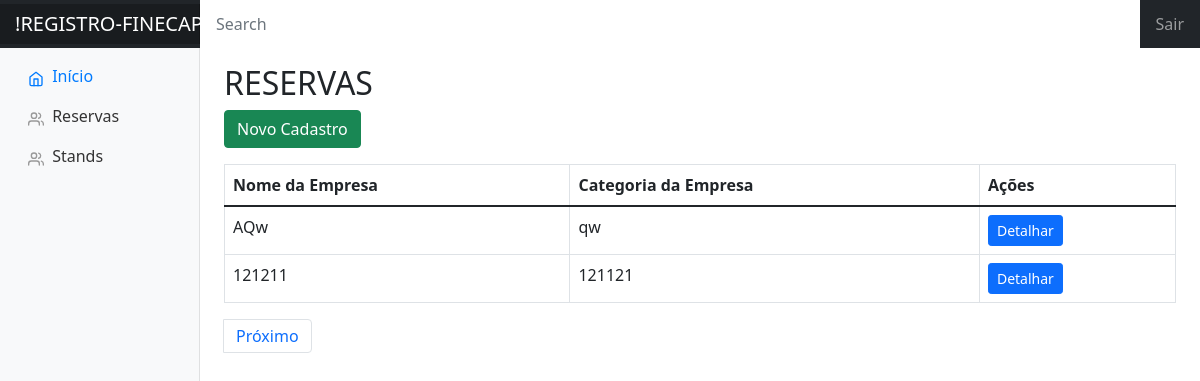
The app's page /reserva/listar, older data.
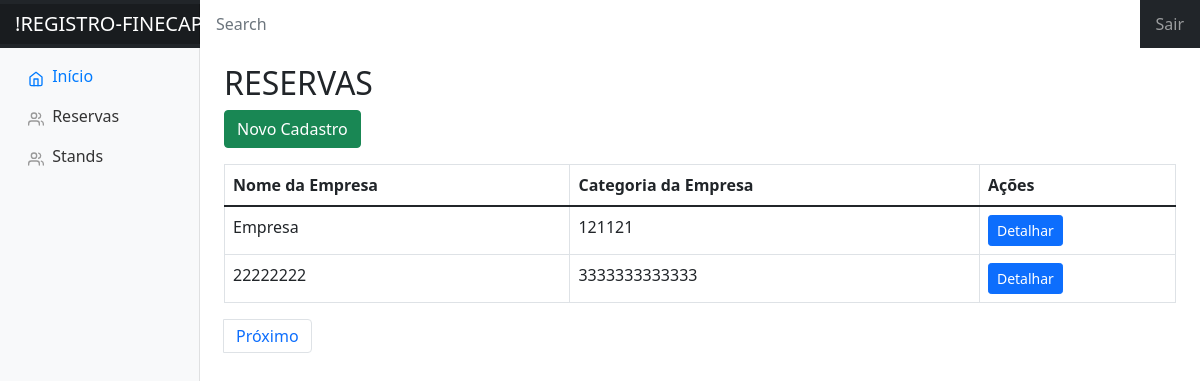
The same page, newer data.
### FINECAP/models.py (models this page shows)
class Reserva(models.Model):
    cnpj = models.CharField(max_length=200)
    nome_empresa = models.CharField(max_length=200)
    categoria_empresa = models.CharField(max_length=200)
    quitado = models.BooleanField()

### FINECAP/views.py (the view)
# urls.py: path('reserva/listar',ReservaListView.as_view(),name='reservas-list'),
class ReservaListView(ListView):
    model = Reserva
    template_name = "reserva/reservas.html"
    context_object_name = 'reservas'
    items_per_page = 2
    def get(self, request, *args, **kwargs):
        reservas = Reserva.objects.all()
        paginator = Paginator(reservas, self.items_per_page)
        page_number = request.GET.get('page')
        page = paginator.get_page(page_number)
        context = {
            'reservas': page,
        }
        return render(request, self.template_name, context)

### FINECAP/templates/reserva/reservas.html (shortened to what this page needs)
{% extends 'base.html' %}
{% block center %}
  <h2> RESERVAS </h2>
  <a href="{% url 'criar_reserva' %}" class="btn btn-success mb-3">Novo Cadastro</a>
  <table class="table table-bordered">
    <thead>
      <tr>
        <th>Nome da Empresa</th>
        <th>Categoria da Empresa</th>
        <th>Ações</th>
      </tr>
    </thead>
    <tbody>
      {% for reserva in reservas %}
      <tr>
        <td>{{ reserva.nome_empresa }}</td>
        <td>{{ reserva.categoria_empresa }}</td>
        <td>
          <a href="{% url 'reservas-detail' pk=reserva.pk %}" class="btn btn-primary btn-sm">Detalhar</a>
        </td>
      </tr>
      {% endfor %}
    </tbody>
  </table>
  <nav aria-label="Page navigation example">
    <ul class="pagination">
      <li class="page-item">
        {% if reservas.has_next %}
          <a class="page-link" href="?page={{ reservas.next_page_number }}">Próximo</a>
        {% endif %}
      </li>
    </ul>
  </nav>
{% endblock %}

Row changes from the older to the newer data that the page shows:
removed Reserva: nome_empresa "AQw", categoria_empresa "qw"
changed Reserva: nome_empresa "121211" → "Empresa"
now on this page (row unchanged): Reserva: nome_empresa "22222222", categoria_empresa "3333333333333"
